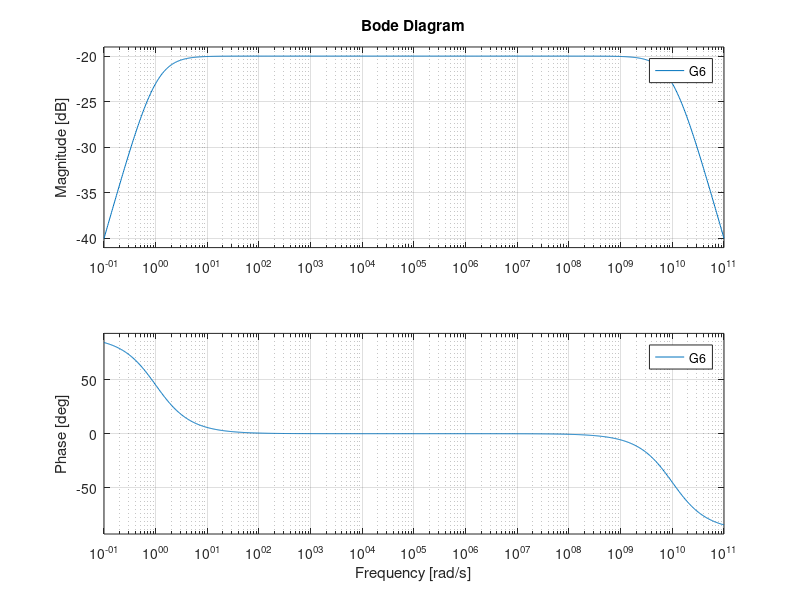

Here is the MATLAB script that generated this plot:
close all
clear all
clc

 t = 0 : 0.01 : 30 ;
 input = sin(t) ; 

 G1 = tf ( [ 0.1 1 ] , [ 1 1] ) ; 
 G2 = tf ( [ 10 10 ] , [ 1 10] ) ; 
  G3 = tf ( [10]  , [1 1 1] ) ; 
   G4 = tf ( [ 1 1 1 ] , [ 1 1 10] ) ; 


% w = 1; 
% s = 1i*w; 
% M = abs ( ( 0.1*s + 1) /(s +1) )
% phi = angle ( (0.1*s + 1) /( s +1) ) 
  % figure
  % lsim (G1, input , t ) , grid on 
  %  figure
  % lsim (G2, input , t ) , grid on 
  %  figure
  %lsim (G3, input , t ) , grid on 
  %  figure
  % lsim (G4, input , t ) , grid on 



%figure
%bode(G1), grid on
%figure
%bode(G2), grid on
%figure
%bode(G3), grid on
%figure
%bode(G4), grid on
%G5 = tf ( [  10 10000 ] , [ 1 1 1] ) ; 
%figure 
%bode(G5), grid on

G6 = tf ( [ 1000000000 0 ] , [ 1 10000000000 10000000000] ) ; 
figure 
bode(G6), grid on



